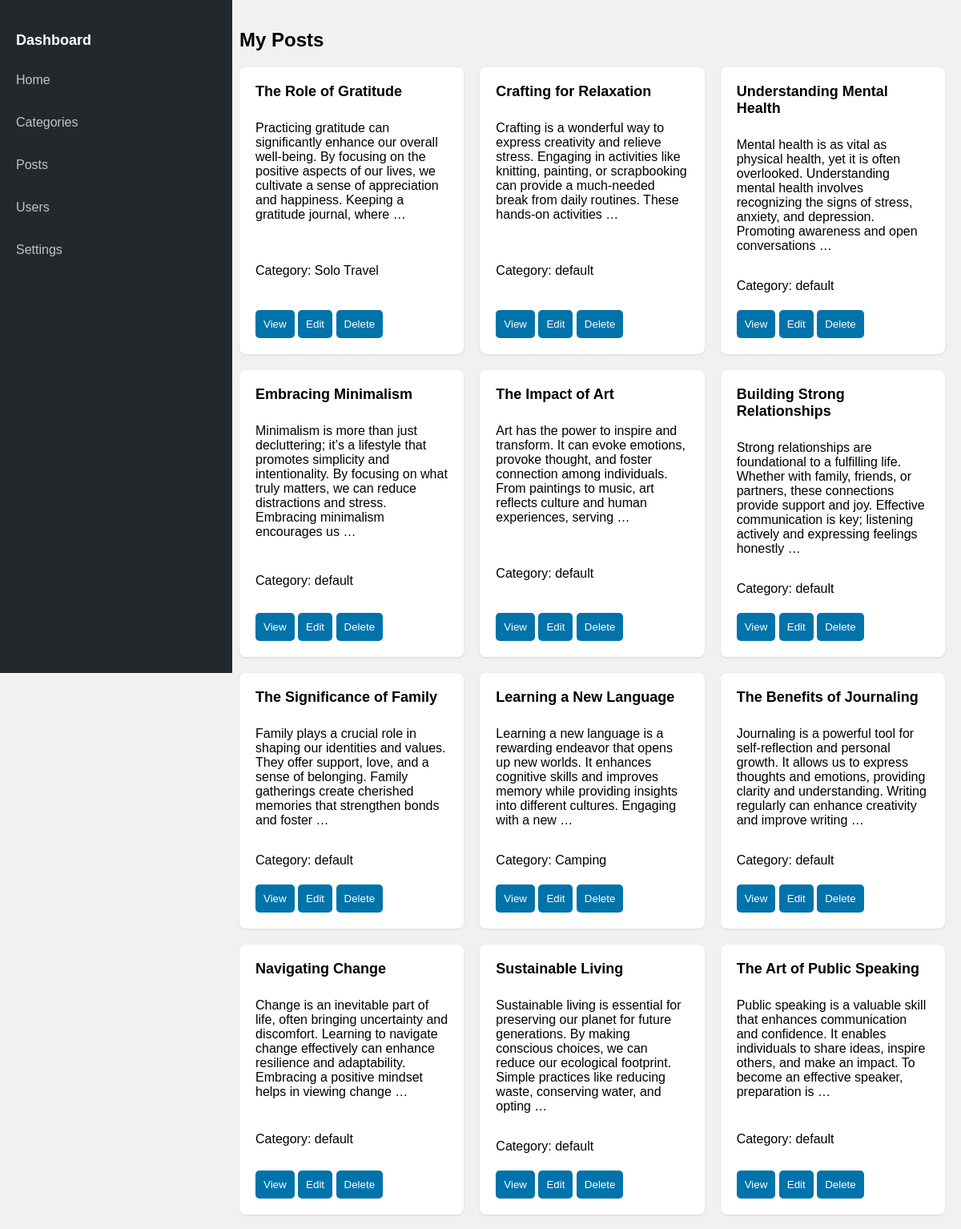
/home/ (upper part), run on the app's committed database.
### wpblog/models.py (models this page shows, shortened)
class Post(models.Model):
    title = models.CharField(max_length=200)
    content = models.TextField()
    category = models.ForeignKey(Category, on_delete=models.CASCADE, null=True, blank=True)
    created_at = models.DateTimeField(auto_now_add=True)

class Category(models.Model):
    name = models.CharField(max_length=100)
    description = models.TextField(blank=True, null=True)
    slug = models.SlugField(unique=True)
    created_at = models.DateTimeField(auto_now_add=True)
    updated_at = models.DateTimeField(auto_now=True)
    def __str__(self):
        return self.name

### wpblog/views.py (the view)
# urls.py: 2. Add a URL to urlpatterns:  path('', views.home, name='home')
def home(request):
    posts = Post.objects.all()
    return render(request,'home.html',{"posts":posts})

### templates/home.html (shortened to what this page needs)
<!DOCTYPE html>
<html lang="en">
<head>
</head>
<body>
    <div class="sidebar">
        <h2>Dashboard</h2>
        <ul>
            <li><a href="/home">Home</a></li>
            <li><a href="/category">Categories</a></li>
            <li><a href="/posts">Posts</a></li>
            <li><a href="/users">Users</a></li>
           <li><a href="/settings">Settings</a></li>
        </ul>
    </div>
    <div class="content">
        <h1>My Posts</h1>
        <div class="grid-container">
            {% if posts %}
                {% for post in posts %}
                    <div class="card">
                        <h3>{{ post.title }}</h3>
                        <p>{{ post.content|truncatewords:30 }}</p>
                        <p>Category: {{ post.category|default:"default" }}</p>
                        <div>
                            <button onclick="window.location.href='/posts/{{ post.id }}'">View</button>
                            <button onclick="window.location.href='/posts/edit/{{ post.id }}'">Edit</button>
                            <button onclick="deletePost({{ post.id }})">Delete</button>
                        </div>
                    </div>
                {% endfor %}
            {% else %}
                <div>No posts available.</div>
            {% endif %}
        </div>
    </div>
</body>
</html>

### templates/home.html (style rules this page uses)
body { font-family: Arial, sans-serif; background-color: #f1f1f1; margin: 0; display: flex; }
.sidebar { background-color: #23282d; width: 250px; height: 100vh; color: #fff; padding: 20px; position: fixed; }
.sidebar h2 { font-size: 18px; margin: 20px 0; }
.sidebar ul { list-style: none; padding: 0; }
.sidebar ul li { margin: 15px 0; }
.sidebar ul li a { color: #c3c4c7; text-decoration: none; font-size: 16px; display: block; padding: 10px 0; }
.content { margin-left: 279px; padding: 20px; width: calc(100% - 250px); }
.content h1 { font-size: 24px; margin-bottom: 20px; }
.grid-container { display: grid; grid-template-columns: repeat(auto-fill, minmax(250px, 1fr)); gap: 20px; }
.card { background-color: #fff; padding: 20px; box-shadow: 0 1px 3px rgba(0, 0, 0, 0.1); border-radius: 8px; display: flex; flex-direction: column; justify-content: space-between; }
.card h3 { margin: 0 0 10px 0; font-size: 18px; }
.card p { flex-grow: 1; }
.card button { padding: 10px; background-color: #0073aa; color: #fff; border: none; border-radius: 5px; cursor: pointer; margin-top: 5px; }

### data on the page
Post: title "The Role of Gratitude", content "Practicing gratitude can significantly enhance our overall well-being. By focusing on the positive aspects of our lives, we cultivate a sense of appreciation and happiness. Keeping a gratitude journal, where …", category "Solo Travel"
Post: title "Crafting for Relaxation", content "Crafting is a wonderful way to express creativity and relieve stress. Engaging in activities like knitting, painting, or scrapbooking can provide a much-needed break from daily routines. These hands-on activities …", category "default"
Post: title "Understanding Mental Health", content "Mental health is as vital as physical health, yet it is often overlooked. Understanding mental health involves recognizing the signs of stress, anxiety, and depression. Promoting awareness and open conversations …", category "default"
Post: title "Embracing Minimalism", content "Minimalism is more than just decluttering; it’s a lifestyle that promotes simplicity and intentionality. By focusing on what truly matters, we can reduce distractions and stress. Embracing minimalism encourages us …", category "default"
Post: title "The Impact of Art", content "Art has the power to inspire and transform. It can evoke emotions, provoke thought, and foster connection among individuals. From paintings to music, art reflects culture and human experiences, serving …", category "default"
Post: title "Building Strong Relationships", content "Strong relationships are foundational to a fulfilling life. Whether with family, friends, or partners, these connections provide support and joy. Effective communication is key; listening actively and expressing feelings honestly …", category "default"
Post: title "The Significance of Family", content "Family plays a crucial role in shaping our identities and values. They offer support, love, and a sense of belonging. Family gatherings create cherished memories that strengthen bonds and foster …", category "default"
Post: title "Learning a New Language", content "Learning a new language is a rewarding endeavor that opens up new worlds. It enhances cognitive skills and improves memory while providing insights into different cultures. Engaging with a new …", category "Camping"
Post: title "The Benefits of Journaling", content "Journaling is a powerful tool for self-reflection and personal growth. It allows us to express thoughts and emotions, providing clarity and understanding. Writing regularly can enhance creativity and improve writing …", category "default"
Post: title "Navigating Change", content "Change is an inevitable part of life, often bringing uncertainty and discomfort. Learning to navigate change effectively can enhance resilience and adaptability. Embracing a positive mindset helps in viewing change …", category "default"
Post: title "Sustainable Living", content "Sustainable living is essential for preserving our planet for future generations. By making conscious choices, we can reduce our ecological footprint. Simple practices like reducing waste, conserving water, and opting …", category "default"
Post: title "The Art of Public Speaking", content "Public speaking is a valuable skill that enhances communication and confidence. It enables individuals to share ideas, inspire others, and make an impact. To become an effective speaker, preparation is …", category "default"
